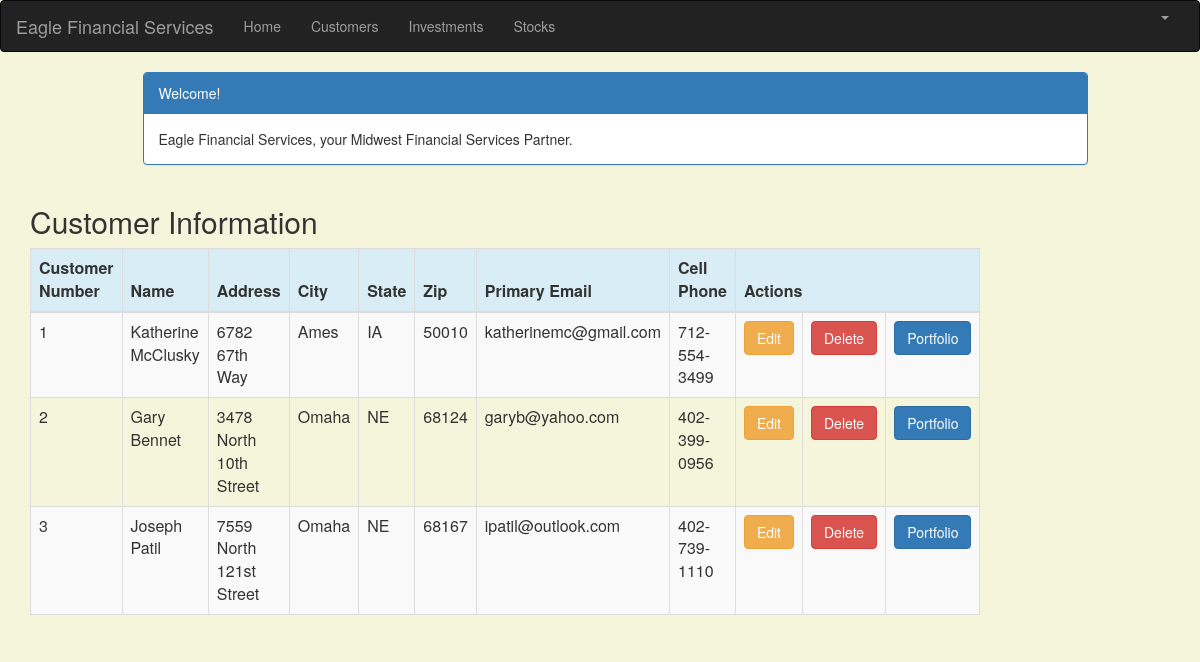
/customer_list (signed in), run on the app's committed database.
### portfolio/models.py (models this page shows, shortened)
class Customer(models.Model):
    name = models.CharField(max_length=50)
    address = models.CharField(max_length=200)
    cust_number = models.IntegerField(blank=False, null=False)
    city = models.CharField(max_length=50)
    state = models.CharField(max_length=50)
    zipcode = models.CharField(max_length=10)
    email = models.EmailField(max_length=200)
    cell_phone = models.CharField(max_length=50)
    created_date = models.DateTimeField(
        default=timezone.now)
    updated_date = models.DateTimeField(auto_now_add=True)

### portfolio/views.py (the view)
# urls.py: path('customer_list', views.customer_list, name='customer_list'),
@login_required
def customer_list(request):
    customer = Customer.objects.filter(created_date__lte=timezone.now())
    return render(request, 'portfolio/customer_list.html',
                 {'customers': customer})

### portfolio/templates/portfolio/customer_list.html (shortened to what this page needs)
{% extends 'portfolio/base.html' %}
{% block content %}
    <html>
    <head>
        <link rel="stylesheet" href="https://maxcdn.bootstrapcdn.com/bootstrap/3.3.4/css/bootstrap.min.css">
    </head>
    <body>
    <div class="container">
        <div class="row">
            <div class="col-md-10 col-md-offset-1">
                <div class="panel panel-primary">
                    <div class="panel-heading">Welcome!</div>
                    <div class="panel-body">
                        Eagle Financial Services, your Midwest Financial Services Partner.
                    </div>
                </div>
            </div>
        </div>
    </div>
    <div class="row">
        <h2 style="padding-left: 15Px">Customer Information</h2>
    </div>
    <div>
        <table class="table table-striped table-bordered table-hover">
            <thead>
            <tr class="bg-info">
                <th>Customer Number</th>
                <th>Name</th>
                <th>Address</th>
                <th>City</th>
                <th>State</th>
                <th>Zip</th>
                <th>Primary Email</th>
                <th>Cell Phone</th>
                <th colspan="3">Actions</th>
            </tr>
            </thead>
            <tbody>
            {% for customer in customers %}
                <tr>
                    <td>{{ customer.cust_number }}</td>
                    <td>{{ customer.name }}</td>
                    <td>{{ customer.address }}</td>
                    <td>{{ customer.city }}</td>
                    <td>{{ customer.state }}</td>
                    <td>{{ customer.zipcode }}</td>
                    <td>{{ customer.email }}</td>
                    <td>{{ customer.cell_phone }}</td>
                    <td><a href="{% url 'portfolio:customer_edit' pk=customer.pk %}" class="btn btn-warning">Edit</a>
                    <td><a href="{% url 'portfolio:customer_delete' pk=customer.pk %}"
                           onclick="return confirm('Are you sure you want to delete?')"
                           class="btn btn-danger">Delete</a>
                     <td><a href="{% url 'portfolio:portfolio' pk=customer.pk %}"
                           class="btn btn-primary">Portfolio</a>
                    </td>
                </tr>
            {% endfor %}
            </tbody>
        </table>
    </div>
    </body>
    </html>
{% endblock %}

### portfolio/templates/portfolio/customer_list.html (style rules this page uses)
body { background-color: beige; }

### data on the page
Customer: cust_number "1", name "Katherine McClusky", address "6782 67th Way", city "Ames", state "IA", zipcode "50010", email "katherinemc@gmail.com", cell_phone "712-554-3499"
Customer: cust_number "2", name "Gary Bennet", address "3478 North 10th Street", city "Omaha", state "NE", zipcode "68124", email "garyb@yahoo.com", cell_phone "402-399-0956"
Customer: cust_number "3", name "Joseph Patil", address "7559 North 121st Street", city "Omaha", state "NE", zipcode "68167", email "ipatil@outlook.com", cell_phone "402-739-1110"
